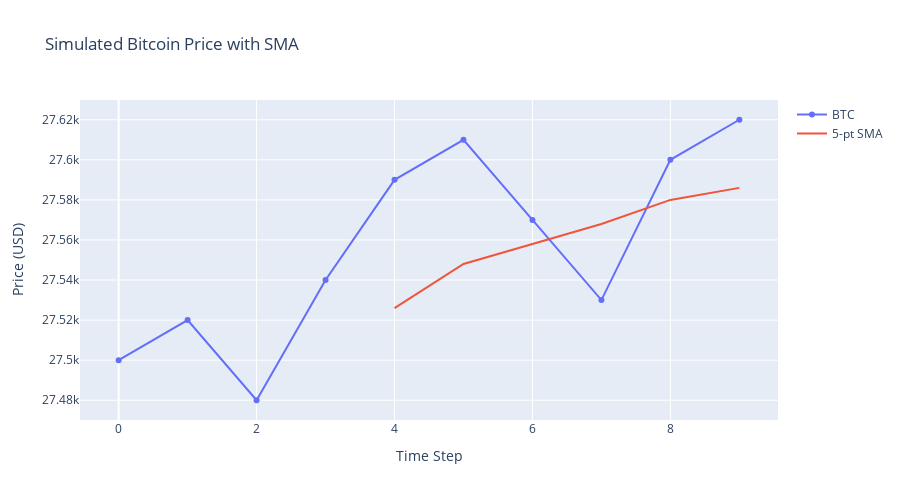

Notebook code for this chart:
### Code cell
prices = [27500.0, 27520.0, 27480.0, 27540.0, 27590.0, 27610.0, 27570.0, 27530.0, 27600.0, 27620.0]
sma_values = [compute_sma(prices[:i+1], window=5) for i in range(len(prices))]

fig = go.Figure()
fig.add_trace(go.Scatter(y=prices, mode='lines+markers', name='BTC'))
fig.add_trace(go.Scatter(y=sma_values, mode='lines', name='5-pt SMA'))
fig.update_layout(title='Simulated Bitcoin Price with SMA', xaxis_title='Time Step', yaxis_title='Price (USD)', height=500)
fig.show()

### Figure 1 — Plotly figure (JSON) as saved in the notebook; plotly's stock layout.template omitted (floating-point values rounded to 4 significant figures)
{"data": [{"mode": "lines+markers", "name": "BTC", "type": "scatter", "y": [27500, 27520, 27480, 27540, 27590, 27610, 27570, 27530, 27600, 27620]}, {"mode": "lines", "name": "5-pt SMA", "type": "scatter", "y": [null, null, null, null, 27526, 27548, 27558, 27568, 27580, 27586]}], "layout": {"height": 500, "title": {"text": "Simulated Bitcoin Price with SMA"}, "xaxis": {"title": {"text": "Time Step"}}, "yaxis": {"title": {"text": "Price (USD)"}}}}
